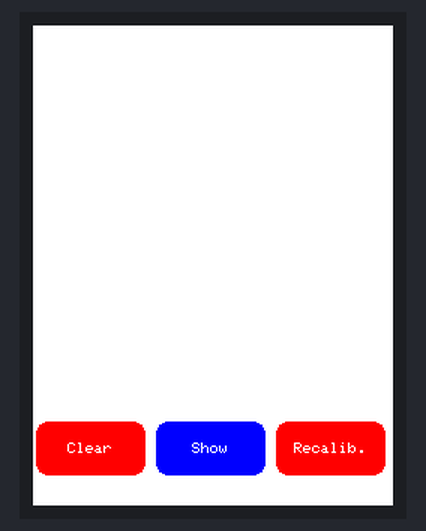
The sketch below on a simulated Arduino Uno, built with avr-gcc and run on an emulated ATmega328P. On the bench: 240×320 colour display.

Above: at 0.3 s.

The sketch:

tft_display.ino
```cpp
#include <SPFD5408_Adafruit_GFX.h>    // Core graphics library
#include <SPFD5408_Adafruit_TFTLCD.h> // Hardware-specific library
#include <SPFD5408_TouchScreen.h>     // Touch library

#define  BLACK   0x0000
#define BLUE    0x001F
#define RED     0xF800
#define GREEN   0x07E0
#define CYAN    0x07FF
#define MAGENTA 0xF81F
#define YELLOW  0xFFE0
#define WHITE   0xFFFF

#define LCD_CS A3 // Chip Select goes to Analog 3
#define LCD_CD A2 // Command/Data goes to Analog 2
#define LCD_WR A1 // LCD Write goes to Analog 1
#define LCD_RD A0 // LCD Read goes to Analog 0

#define LCD_RESET A4 // Can alternately just connect to Arduino's reset pin

Adafruit_TFTLCD tft(LCD_CS, LCD_CD,  LCD_WR, LCD_RD, LCD_RESET);

uint16_t buttons_y = 0;

#define YP A1
#define XM A2
#define YM 7
#define XP 6
TouchScreen ts = TouchScreen(XP, YP, XM, YM, 300);

#define BUTTONS 3
Adafruit_GFX_Button buttons[BUTTONS];

uint16_t identifier = 0x9341;


#define BUTTON_CLEAR 0
#define BUTTON_SHOW 1
#define BUTTON_RESET 2

TSPoint p;

short TS_MINX=106;
short TS_MINY=228;
short TS_MAXX=886;
short TS_MAXY=1007;


// Calibrates value
#define SENSIBILITY 300
#define MINPRESSURE 10
#define MAXPRESSURE 1000


void setup() {

  Serial.begin(9600);


  tft.reset();


  tft.begin(identifier);

  tft.setRotation(0);


 tft.fillScreen(WHITE);


  initializeButtons();


  for (uint8_t i=0; i<3; i++) {
      buttons[i].drawButton();
  }


}


void initializeButtons() {

  uint16_t x = 38;
  uint16_t y = tft.height() - 38;
  uint16_t w = 75;
  uint16_t h = 38;


  uint8_t spacing_x = 5;

  uint8_t textSize = 1;

  char buttonlabels[3][20] = {"Clear", "Show", "Recalib."};
  uint16_t buttoncolors[15] = {RED, BLUE, RED};

  for (uint8_t b=0; b<3; b++) {
    buttons[b].initButton(&tft,                           // TFT object
                  x+b*(w+spacing_x),  y,                  // x, y,
                  w, h, WHITE, buttoncolors[b], WHITE,    // w, h, outline, fill,
                  buttonlabels[b], textSize);             // text
  }

}

void loop()
{
  // Test of calibration

  TSPoint p;

  // Wait a touch

  digitalWrite(13, HIGH);

  p = ts.getPoint();

  if(p.z < MINPRESSURE || p.z > MAXPRESSURE)return;

    pinMode(XM, OUTPUT); //Pins configures again for TFT control
    pinMode(YP, OUTPUT);

  digitalWrite(13, LOW);

  // Map of values

  p.x = map(p.x, TS_MINX, TS_MAXX, 0, tft.width());
  p.y = map(p.y, TS_MINY, TS_MAXY, 0, tft.height());


  // Buttons

  // Go thru all the buttons, checking if they were pressed

  for (uint8_t b=0; b<BUTTONS; b++) {

    if (buttons[b].contains(p.x, p.y)) {


              tft.setTextColor(RED);
              // Clear
              tft.setCursor (10, 10);
              tft.println("Clear to proceed");

        // Action

        switch  (b) {

          case BUTTON_CLEAR:

  tft.setTextColor(RED);
              // Clear
              tft.setCursor (40, 50);
              tft.println("Clear to proceed");


              break;

          case BUTTON_SHOW:

              // Clear


  tft.setTextColor(RED);
              tft.setCursor (40, 100);
              tft.println("Touch to proceed");


              break;

          case BUTTON_RESET:

  tft.setTextColor(RED);
              tft.setCursor (40, 150);
              // New calibration
              tft.println("calibra to proceed");


              break;
        }
    }
  }


}
```
